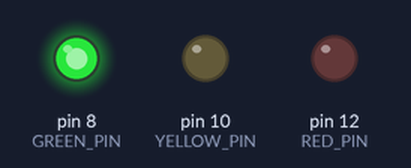
Simulated run of this sketch. Board: Arduino Uno, built with avr-gcc and run on an emulated ATmega328P. On the bench: output pins drawn as LEDs (lit = HIGH).

Above: at 1.5 s.
At 5.7 s:
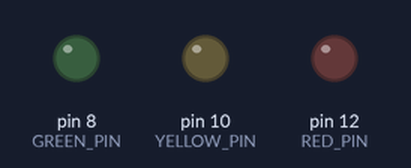
At 10.0 s:
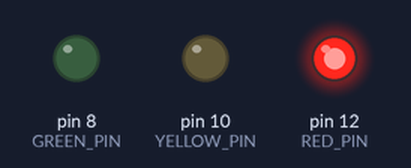
At 16.2 s:
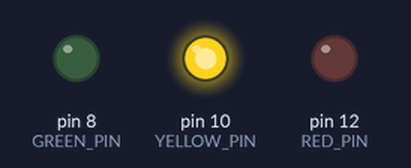
Timing chart, 0 to 16.9 s (numbered marks = the images above):
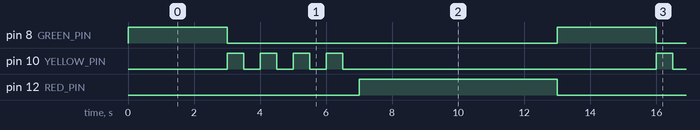

Measured:
- by itself, pin 8 (GREEN_PIN): alternates HIGH for 3.0 s and LOW for 10.0 s
- by itself, pin 10 (YELLOW_PIN): repeats every 13.0 s: 3 × (LOW 0.50 s, HIGH 0.50 s), LOW 9.5 s, HIGH 0.50 s
- by itself, pin 12 (RED_PIN): alternates HIGH for 6.0 s and LOW for 7.0 s

The sketch:

Traffic_Light_Control.ino
```cpp
#define GREEN_PIN 8
#define YELLOW_PIN 10
#define RED_PIN 12

// Delay values in milliseconds
int red_on = 6000;
int green_on = 3000;
int yellow_blink = 500;

void setup() {
  pinMode(GREEN_PIN, OUTPUT);
  pinMode(YELLOW_PIN, OUTPUT);
  pinMode(RED_PIN, OUTPUT);
}

void loop() {
  // Green LED ON for 3 seconds
  digitalWrite(GREEN_PIN, HIGH);
  delay(green_on);
  digitalWrite(GREEN_PIN, LOW);

  // Yellow LED blinks 4 times
  for (int i = 0; i < 4; i++) {
    digitalWrite(YELLOW_PIN, HIGH);
    delay(yellow_blink);

    digitalWrite(YELLOW_PIN, LOW);
    delay(yellow_blink);
  }

  // Red LED ON for 6 seconds
  digitalWrite(RED_PIN, HIGH);
  delay(red_on);
  digitalWrite(RED_PIN, LOW);
}
```
